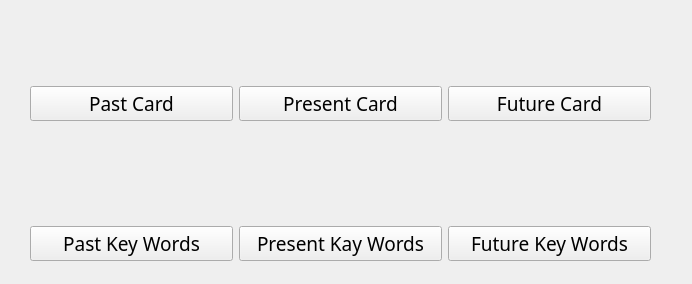
<?xml version="1.0" encoding="UTF-8"?>
<ui version="4.0">
 <class>Form</class>
 <widget class="QWidget" name="Form">
  <property name="geometry">
   <rect>
    <x>0</x>
    <y>0</y>
    <width>692</width>
    <height>284</height>
   </rect>
  </property>
  <property name="windowTitle">
   <string>Form</string>
  </property>
  <widget class="QWidget" name="">
   <property name="geometry">
    <rect>
     <x>30</x>
     <y>30</y>
     <width>621</width>
     <height>91</height>
    </rect>
   </property>
   <layout class="QGridLayout" name="gridLayout">
    <item row="0" column="0">
     <widget class="QLabel" name="past_label">
      <property name="font">
       <font>
        <pointsize>14</pointsize>
       </font>
      </property>
      <property name="text">
       <string/>
      </property>
     </widget>
    </item>
    <item row="0" column="1">
     <widget class="QLabel" name="present_label">
      <property name="font">
       <font>
        <pointsize>14</pointsize>
       </font>
      </property>
      <property name="text">
       <string/>
      </property>
     </widget>
    </item>
    <item row="0" column="2">
     <widget class="QLabel" name="future_label">
      <property name="font">
       <font>
        <pointsize>14</pointsize>
       </font>
      </property>
      <property name="text">
       <string/>
      </property>
     </widget>
    </item>
    <item row="1" column="0">
     <widget class="QPushButton" name="past_button">
      <property name="font">
       <font>
        <family>Ebrima</family>
        <pointsize>14</pointsize>
       </font>
      </property>
      <property name="text">
       <string>Past Card</string>
      </property>
     </widget>
    </item>
    <item row="1" column="1">
     <widget class="QPushButton" name="present_button">
      <property name="font">
       <font>
        <family>Ebrima</family>
        <pointsize>14</pointsize>
       </font>
      </property>
      <property name="text">
       <string>Present Card</string>
      </property>
     </widget>
    </item>
    <item row="1" column="2">
     <widget class="QPushButton" name="future_button">
      <property name="font">
       <font>
        <family>Ebrima</family>
        <pointsize>14</pointsize>
        <bold>false</bold>
       </font>
      </property>
      <property name="text">
       <string>Future Card</string>
      </property>
     </widget>
    </item>
   </layout>
  </widget>
  <widget class="QWidget" name="">
   <property name="geometry">
    <rect>
     <x>30</x>
     <y>130</y>
     <width>621</width>
     <height>131</height>
    </rect>
   </property>
   <layout class="QGridLayout" name="gridLayout_2">
    <item row="0" column="0">
     <widget class="QLabel" name="past_key_label">
      <property name="font">
       <font>
        <pointsize>12</pointsize>
       </font>
      </property>
      <property name="text">
       <string/>
      </property>
     </widget>
    </item>
    <item row="0" column="1">
     <widget class="QLabel" name="present_key_label">
      <property name="font">
       <font>
        <pointsize>12</pointsize>
       </font>
      </property>
      <property name="text">
       <string/>
      </property>
     </widget>
    </item>
    <item row="0" column="2">
     <widget class="QLabel" name="future_key_label">
      <property name="font">
       <font>
        <pointsize>12</pointsize>
       </font>
      </property>
      <property name="text">
       <string/>
      </property>
     </widget>
    </item>
    <item row="1" column="0">
     <widget class="QPushButton" name="past_key_btn">
      <property name="font">
       <font>
        <family>Ebrima</family>
        <pointsize>14</pointsize>
        <bold>false</bold>
       </font>
      </property>
      <property name="text">
       <string>Past Key Words</string>
      </property>
     </widget>
    </item>
    <item row="1" column="1">
     <widget class="QPushButton" name="present_key_btn">
      <property name="font">
       <font>
        <family>Ebrima</family>
        <pointsize>14</pointsize>
        <bold>false</bold>
       </font>
      </property>
      <property name="text">
       <string>Present Kay Words</string>
      </property>
     </widget>
    </item>
    <item row="1" column="2">
     <widget class="QPushButton" name="future_key_btn">
      <property name="font">
       <font>
        <family>Ebrima</family>
        <pointsize>14</pointsize>
        <bold>false</bold>
       </font>
      </property>
      <property name="text">
       <string>Future Key Words</string>
      </property>
     </widget>
    </item>
   </layout>
  </widget>
 </widget>
 <resources/>
 <connections/>
</ui>
